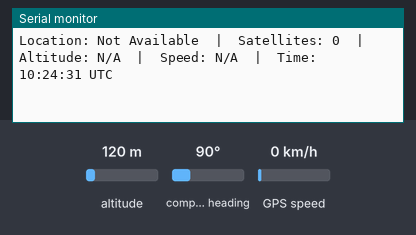
Recording of a sketch running on a simulated Arduino Uno, built with avr-gcc and run on an emulated ATmega328P. Shown: the last lines printed to the serial monitor. The inputs (shaded band) are chosen by the test bench; at power-on: altitude 120 m, GPS speed 0 km/h, compass heading 90°. The GPS gets a fix after 3 s at 37.7749, -122.4194 with 8 satellites.

Above: at 1.2 s.
1.3 s: altitude set to 250 m
At 3.8 s:
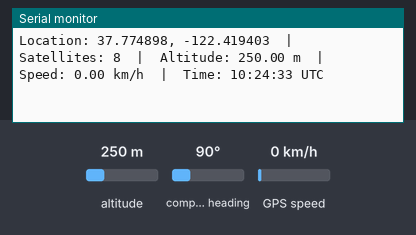
5.4 s: GPS speed set to 2 km/h
At 6.4 s:
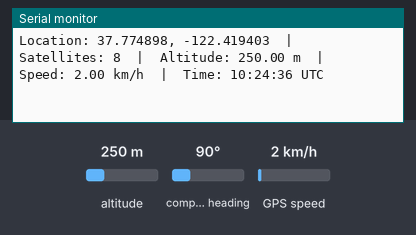
6.9 s: altitude set to 20 m
At 7.8 s:
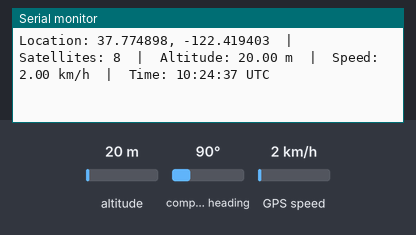
Timing chart, 0 to 9.9 s (numbered marks = the images above; inputs shaded):
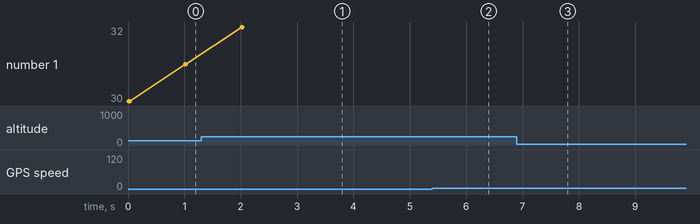

Measured:
- after the input at 1.3 s, the serial monitor: prints a new line after 1.7 s (image 1)
- after the input at 5.4 s, the serial monitor: prints a new line after 0.63 s (image 2)
- after the input at 6.9 s, the serial monitor: prints a new line after 0.13 s (image 3)

The sketch:

gps_bridge.ino
```cpp
#include <SoftwareSerial.h>
#include <TinyGPS++.h>

// GPS module pins (per your wiring)
static const int RXPin = 12;  // D6 on NodeMCU -> connected to GPS TX
static const int TXPin = 14;  // D5 on NodeMCU -> connected to GPS RX
static const uint32_t GPSBaud = 9600; // NEO-6M default baud rate

TinyGPSPlus gps;
SoftwareSerial gpsSerial(RXPin, TXPin);

void setup() {
  Serial.begin(115200);       // Serial monitor
  gpsSerial.begin(GPSBaud);   // GPS module

  Serial.println();
  Serial.println("Live GPS Tracking - NEO-6M + NodeMCU");
  Serial.println("Waiting for GPS signal...");
}

void loop() {
  while (gpsSerial.available() > 0) {
    if (gps.encode(gpsSerial.read())) {
      displayInfo();
    }
  }

  if (millis() > 5000 && gps.charsProcessed() < 10) {
    Serial.println("No GPS data received: check wiring or move to open sky");
    delay(2000);
  }
}

void displayInfo() {
  Serial.print("Location: ");
  if (gps.location.isValid()) {
    Serial.print(gps.location.lat(), 6);
    Serial.print(F(", "));
    Serial.print(gps.location.lng(), 6);
  } else {
    Serial.print("Not Available");
  }

  Serial.print("  |  Satellites: ");
  Serial.print(gps.satellites.isValid() ? gps.satellites.value() : 0);

  Serial.print("  |  Altitude: ");
  if (gps.altitude.isValid()) {
    Serial.print(gps.altitude.meters());
    Serial.print(" m");
  } else {
    Serial.print("N/A");
  }

  Serial.print("  |  Speed: ");
  if (gps.speed.isValid()) {
    Serial.print(gps.speed.kmph());
    Serial.print(" km/h");
  } else {
    Serial.print("N/A");
  }

  Serial.print("  |  Time: ");
  if (gps.time.isValid()) {
    if (gps.time.hour() < 10) Serial.print('0');
    Serial.print(gps.time.hour());
    Serial.print(':');
    if (gps.time.minute() < 10) Serial.print('0');
    Serial.print(gps.time.minute());
    Serial.print(':');
    if (gps.time.second() < 10) Serial.print('0');
    Serial.print(gps.time.second());
    Serial.print(" UTC");
  } else {
    Serial.print("N/A");
  }

  Serial.println();
}
```
